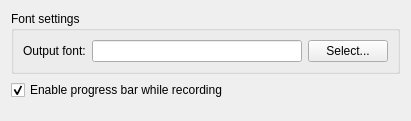
<?xml version="1.0" encoding="UTF-8"?>
<ui version="4.0">
 <class>PrefsApp</class>
 <widget class="QWidget" name="PrefsApp">
  <property name="geometry">
   <rect>
    <x>0</x>
    <y>0</y>
    <width>411</width>
    <height>121</height>
   </rect>
  </property>
  <property name="sizePolicy">
   <sizepolicy hsizetype="Expanding" vsizetype="Expanding">
    <horstretch>0</horstretch>
    <verstretch>0</verstretch>
   </sizepolicy>
  </property>
  <property name="windowTitle">
   <string>Form</string>
  </property>
  <layout class="QVBoxLayout" name="verticalLayout">
   <item>
    <widget class="QGroupBox" name="groupBox">
     <property name="title">
      <string>Font settings</string>
     </property>
     <layout class="QHBoxLayout" name="horizontalLayout">
      <item>
       <widget class="QLabel" name="label">
        <property name="text">
         <string>Output font:</string>
        </property>
       </widget>
      </item>
      <item>
       <widget class="QLineEdit" name="fontLineEdit">
        <property name="minimumSize">
         <size>
          <width>183</width>
          <height>22</height>
         </size>
        </property>
        <property name="focusPolicy">
         <enum>Qt::NoFocus</enum>
        </property>
        <property name="text">
         <string/>
        </property>
        <property name="alignment">
         <set>Qt::AlignCenter</set>
        </property>
        <property name="readOnly">
         <bool>true</bool>
        </property>
       </widget>
      </item>
      <item>
       <widget class="QPushButton" name="pushButton">
        <property name="text">
         <string>Select...</string>
        </property>
       </widget>
      </item>
     </layout>
    </widget>
   </item>
   <item>
    <widget class="QCheckBox" name="progressCheckBox">
     <property name="text">
      <string>Enable progress bar while recording</string>
     </property>
     <property name="checked">
      <bool>true</bool>
     </property>
    </widget>
   </item>
   <item>
    <spacer name="verticalSpacer">
     <property name="orientation">
      <enum>Qt::Vertical</enum>
     </property>
     <property name="sizeHint" stdset="0">
      <size>
       <width>20</width>
       <height>40</height>
      </size>
     </property>
    </spacer>
   </item>
  </layout>
 </widget>
 <tabstops>
  <tabstop>pushButton</tabstop>
  <tabstop>fontLineEdit</tabstop>
 </tabstops>
 <resources/>
 <connections/>
</ui>
